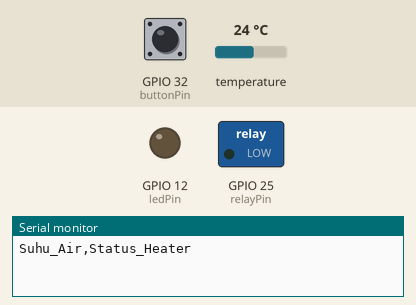
This sketch was run on a simulated ESP32. On the bench: switched loads named in the sketch (green lamp = pin HIGH), output pins drawn as LEDs (lit = HIGH), the last lines printed to the serial monitor. The test bench sets the inputs (shaded band); at power-on: GPIO 32 (buttonPin) HIGH, temperature 24 °C.

Above: at 1.2 s.
1.3 s: GPIO 32 (buttonPin) pulled LOW for 1 s
At 2.8 s:
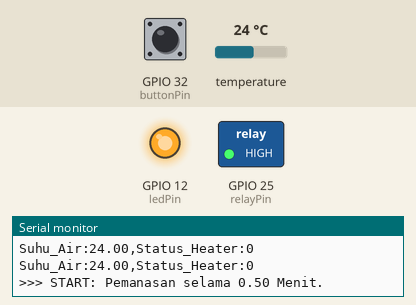
3.8 s: GPIO 32 (buttonPin) pulled LOW for 0.15 s
At 4.7 s:
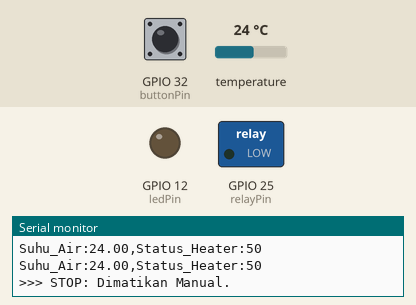
5.4 s: GPIO 32 (buttonPin) pulled LOW for 3.2 s
At 10.0 s:
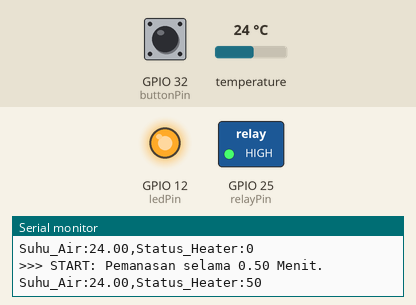
Timing chart, 0 to 37.6 s (numbered marks = the images above; inputs shaded):
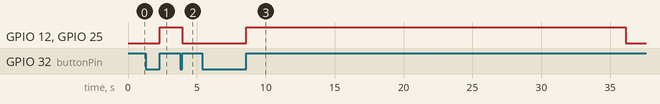

Measured:
- after the input at 1.3 s, GPIO 12 (ledPin), GPIO 25 (relayPin): LOW → HIGH after 1.0 s
- after the input at 3.8 s, GPIO 12 (ledPin), GPIO 25 (relayPin): HIGH → LOW after 0.15 s
- after the input at 5.4 s, GPIO 12 (ledPin), GPIO 25 (relayPin): LOW → HIGH after 3.2 s, → LOW 27.5 s later

The sketch:

heater_open-loop.ino
```cpp
#include <OneWire.h>
#include <DallasTemperature.h>

// --- KONFIGURASI PIN ---
const int oneWireBus = 5;
const int buttonPin = 32;
const int ledPin = 12;
const int relayPin = 25;

// --- KONFIGURASI WAKTU ---
// Ubah angka ini untuk mengatur durasi (bisa desimal, misal 0.5 menit)
const float durasiMenit = 0.5;
const unsigned long heaterDuration = durasiMenit * 60 * 1000;
const unsigned long plotInterval = 500;  // Update grafik tiap 500ms

// --- OBJEK & VARIABEL ---
OneWire oneWire(oneWireBus);
DallasTemperature sensors(&oneWire);

bool heaterState = false;
unsigned long startHeaterTime = 0;
unsigned long lastPlotTime = 0;

void setup() {
  Serial.begin(115200);
  sensors.begin();

  pinMode(ledPin, OUTPUT);
  pinMode(relayPin, OUTPUT);
  pinMode(buttonPin, INPUT_PULLUP);

  // Inisialisasi Output (Relay Active High sesuai modul)
  digitalWrite(ledPin, LOW);
  digitalWrite(relayPin, LOW);

  // Header opsional untuk Serial Plotter
  Serial.println("Suhu_Air,Status_Heater");
}

void loop() {
  unsigned long currentMillis = millis();

  // --- 1. LOGIKA INPUT (PRESS-RELEASE) ---
  if (digitalRead(buttonPin) == LOW) {
    delay(50);  // Debounce
    if (digitalRead(buttonPin) == LOW) {
      // Toggle State
      heaterState = !heaterState;

      if (heaterState) {
        startHeaterTime = currentMillis;
        // Feedback Serial (Teks akan muncul di monitor, grafik mungkin skip sebentar)
        Serial.print(">>> START: Pemanasan selama ");
        Serial.print(durasiMenit);
        Serial.println(" Menit.");
      } else {
        Serial.println(">>> STOP: Dimatikan Manual.");
      }

      // Tunggu tombol dilepas agar tidak trigger berulang
      while (digitalRead(buttonPin) == LOW)
        ;
    }
  }

  // --- 2. LOGIKA TIMER (OPEN LOOP) ---
  if (heaterState) {
    // Cek durasi habis
    if (currentMillis - startHeaterTime >= heaterDuration) {
      heaterState = false;
      Serial.println(">>> SELESAI: Waktu Habis.");
    }
  }

  // --- 3. EKSEKUSI OUTPUT ---
  if (heaterState) {
    digitalWrite(ledPin, HIGH);
    digitalWrite(relayPin, HIGH);
  } else {
    digitalWrite(ledPin, LOW);
    digitalWrite(relayPin, LOW);
  }

  // --- 4. MONITORING SERIAL PLOTTER ---
  if (currentMillis - lastPlotTime >= plotInterval) {
    lastPlotTime = currentMillis;

    sensors.requestTemperatures();
    float suhu = sensors.getTempCByIndex(0);

    // Filter error sensor
    if (suhu == -127.00) suhu = 0;

    // Format Plotter: "Label:Nilai,Label:Nilai"
    Serial.print("Suhu_Air:");
    Serial.print(suhu);
    Serial.print(",");  // Pemisah

    Serial.print("Status_Heater:");
    // Output 50 agar grafik heater terlihat tinggi di atas grafik suhu
    Serial.println(heaterState ? 50 : 0);
  }
}
```
